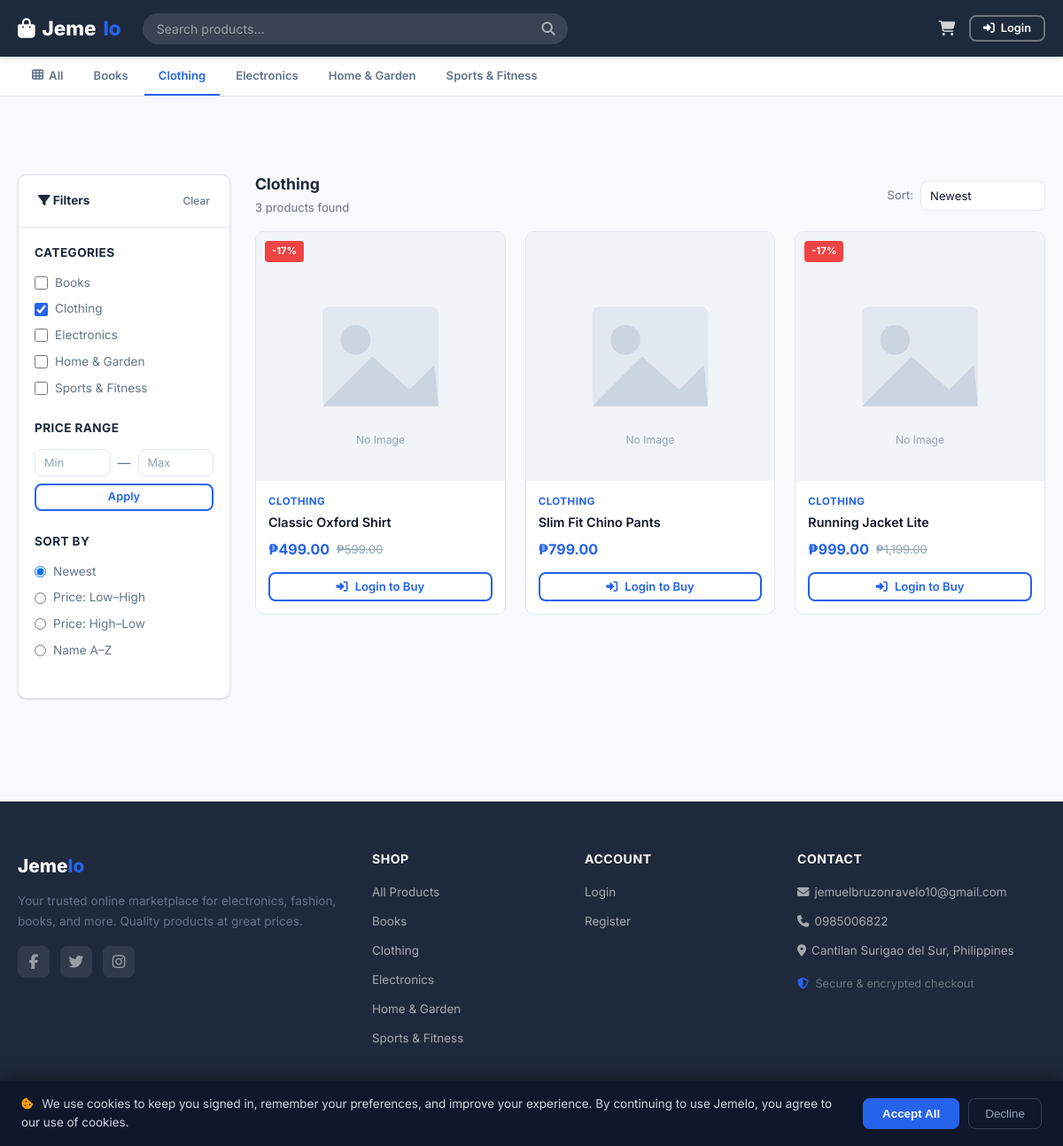
/customer/index.php?category=2, run on the app's committed database.
### tables this page shows
CREATE TABLE categories (
    id          INT UNSIGNED  AUTO_INCREMENT PRIMARY KEY,
    name        VARCHAR(100)  NOT NULL UNIQUE,
    description TEXT,
    image       VARCHAR(255),
    status      ENUM('active','inactive') NOT NULL DEFAULT 'active',
    created_at  TIMESTAMP     DEFAULT CURRENT_TIMESTAMP
);

CREATE TABLE products (
    id           INT UNSIGNED   AUTO_INCREMENT PRIMARY KEY,
    category_id  INT UNSIGNED   DEFAULT NULL,
    name         VARCHAR(200)   NOT NULL,
    description  TEXT,
    price        DECIMAL(10,2)  NOT NULL,
    sale_price   DECIMAL(10,2)  DEFAULT NULL,
    stock        INT            NOT NULL DEFAULT 0,
    image        VARCHAR(255)   DEFAULT 'no-image.png',
    status       ENUM('active','inactive') NOT NULL DEFAULT 'active',
    featured     TINYINT(1)     NOT NULL DEFAULT 0,
    created_at   TIMESTAMP      DEFAULT CURRENT_TIMESTAMP,
    FOREIGN KEY (category_id) REFERENCES categories(id) ON DELETE SET NULL
);

### customer/index.php (the view, shortened to what the rows shown need)
<?php
require_once __DIR__ . '/../includes/auth.php';
$db = getDB();
$q          = trim($_GET['q'] ?? '');
$category   = (int)($_GET['category'] ?? 0);
$sort       = $_GET['sort'] ?? 'newest';
$page       = max(1, (int)($_GET['page'] ?? 1));
$per_page   = 12;
$where = ["p.status='active'"];
$params = [];
if ($category) {
    $where[]  = "p.category_id = ?";
    $params[] = $category;
}
$where_sql = 'WHERE ' . implode(' AND ', $where);
$count_sql = "SELECT COUNT(*) FROM products p $where_sql";
$count_st  = $db->prepare($count_sql);
$count_st->execute($params);
$total = (int)$count_st->fetchColumn();
$pag = paginate($total, $per_page, $page);
$order_map = [
    'newest'     => 'p.created_at DESC',
    'oldest'     => 'p.created_at ASC',
    'price_asc'  => 'COALESCE(p.sale_price,p.price) ASC',
    'price_desc' => 'COALESCE(p.sale_price,p.price) DESC',
    'name_asc'   => 'p.name ASC',
];
$order_by = $order_map[$sort] ?? 'p.created_at DESC';
$sql = "SELECT p.*, c.name AS category_name
        FROM products p
        LEFT JOIN categories c ON p.category_id = c.id
        $where_sql
        ORDER BY p.featured DESC, $order_by
        LIMIT ? OFFSET ?";
$st = $db->prepare($sql);
$st->execute(array_merge($params, [$pag['per_page'], $pag['offset']]));
$products = $st->fetchAll();
require_once __DIR__ . '/../includes/header.php';
?>
<section class="section" id="products">
  <div class="container">
    <div class="shop-layout">
      <aside class="filters-panel">
        <form method="GET" class="auto-submit">
          <div class="card">
            <div class="card-body" style="padding:18px">
              <div class="filter-section">
                <div class="filter-title">Categories</div>
                <?php
                $cats = $db->query("SELECT id, name FROM categories WHERE status='active' ORDER BY name")->fetchAll();
                foreach ($cats as $c):
                ?>
                <label class="filter-option">
                  <input type="checkbox" name="category" value="<?= $c['id'] ?>"
                         <?= $category == $c['id'] ? 'checked' : '' ?>
                         onchange="this.form.submit()">
                  <?= e($c['name']) ?>
                </label>
                <?php endforeach; ?>
              </div>
            </div>
          </div>
        </form>
      </aside>
      <div>
        <div class="d-flex align-center justify-between mb-16" style="flex-wrap:wrap;gap:10px">
          <div>
            <?php if ($q): ?>
            <h2 style="font-size:1.1rem;margin-bottom:4px">Results for "<?= e($q) ?>"</h2>
            <?php elseif ($category): ?>
            <h2 style="font-size:1.1rem;margin-bottom:4px"><?= e($cats[array_search($category, array_column($cats,'id'))]['name'] ?? 'Category') ?></h2>
            <?php else: ?>
            <h2 style="font-size:1.1rem;margin-bottom:4px">All Products</h2>
            <?php endif; ?>
            <p style="font-size:.82rem;margin:0"><?= $total ?> product<?= $total !== 1 ? 's' : '' ?> found</p>
          </div>
        </div>
        <?php if ($products): ?>
        <div class="products-grid">
          <?php foreach ($products as $p): ?>
          <?php include __DIR__ . '/../includes/product_card.php'; ?>
          <?php endforeach; ?>
        </div>
        <?php endif; ?>
      </div>
    </div>
  </div>
</section>
<?php require_once __DIR__ . '/../includes/footer.php'; ?>

### includes/header.php (shortened to what the rows shown need)
<?php
require_once __DIR__ . '/../includes/functions.php';
?>
<!DOCTYPE html>
<html lang="en">
<head>
<link rel="stylesheet" href="https://cdnjs.cloudflare.com/ajax/libs/font-awesome/6.5.0/css/all.min.css">
<link rel="stylesheet" href="<?= SITE_URL ?>/assets/css/style.css">
</head>
<body>
<?php
$db_cats = getDB();
$cat_stmt = $db_cats->query("SELECT id, name FROM categories WHERE status='active' ORDER BY name");
$nav_categories = $cat_stmt->fetchAll();
$active_cat = $_GET['category'] ?? '';
?>
<div class="cat-nav">
  <div class="container">
    <div class="cat-nav-inner">
      <a href="<?= SITE_URL ?>/customer/index.php" class="cat-nav-link <?= $active_cat === '' ? 'active' : '' ?>">
        <i class="fas fa-th"></i> All
      </a>
      <?php foreach ($nav_categories as $c): ?>
      <a href="<?= SITE_URL ?>/customer/index.php?category=<?= $c['id'] ?>"
         class="cat-nav-link <?= $active_cat == $c['id'] ? 'active' : '' ?>">
        <?= e($c['name']) ?>
      </a>
      <?php endforeach; ?>
    </div>
  </div>
</div>

### includes/product_card.php (shortened to what the rows shown need)
<?php
$current_price = $p['sale_price'] ? (float)$p['sale_price'] : (float)$p['price'];
$is_sale       = !empty($p['sale_price']) && $p['sale_price'] < $p['price'];
$discount_pct  = $is_sale ? round((1 - $p['sale_price'] / $p['price']) * 100) : 0;
?>
<div class="product-card">
  <a href="<?= SITE_URL ?>/customer/product.php?id=<?= $p['id'] ?>">
    <div class="product-img-wrap">
      <img src="<?= product_img($p['image']) ?>" alt="<?= e($p['name']) ?>" loading="lazy">
      <?php if ($is_sale): ?>
      <span class="product-badge">-<?= $discount_pct ?>%</span>
      <?php elseif ($p['featured']): ?>
      <span class="product-badge featured">Featured</span>
      <?php endif; ?>
    </div>
  </a>
  <div class="product-info">
    <?php if (!empty($p['category_name'])): ?>
    <div class="product-category"><?= e($p['category_name']) ?></div>
    <?php endif; ?>
    <a href="<?= SITE_URL ?>/customer/product.php?id=<?= $p['id'] ?>" class="product-name" style="display:block;text-decoration:none;color:inherit">
      <?= e($p['name']) ?>
    </a>
    <div class="product-price">
      <span class="price-current"><?= currency($current_price) ?></span>
      <?php if ($is_sale): ?>
      <span class="price-original"><?= currency($p['price']) ?></span>
      <?php endif; ?>
    </div>
    <?php
    $is_rider_card = is_logged_in() && ($_SESSION['user_role'] ?? '') === 'rider';
    if ($p['stock'] > 0): ?>
    <?php if ($is_rider_card): ?>
    <a href="<?= SITE_URL ?>/customer/product.php?id=<?= $p['id'] ?>" class="btn btn-outline">
      <i class="fas fa-eye"></i> View Product
    </a>
    <?php elseif (is_logged_in()): ?>
    <button class="btn btn-primary" data-add-cart="<?= $p['id'] ?>">
      <i class="fas fa-cart-plus"></i> Add to Cart
    </button>
    <?php else: ?>
    <a href="<?= SITE_URL ?>/login.php" class="btn btn-outline">
      <i class="fas fa-sign-in-alt"></i> Login to Buy
    </a>
    <?php endif; ?>
    <?php else: ?>
    <button class="btn btn-outline" disabled>Out of Stock</button>
    <?php endif; ?>
  </div>
</div>

### includes/footer.php (shortened to what the rows shown need)
<footer class="footer">
  <div class="container">
    <div class="footer-grid">
      <div>
        <ul class="footer-links">
          <?php foreach (($nav_categories ?? []) as $c): ?>
          <li><a href="<?= SITE_URL ?>/customer/index.php?category=<?= $c['id'] ?>"><?= e($c['name']) ?></a></li>
          <?php endforeach; ?>
        </ul>
      </div>
    </div>
  </div>
</footer>
</body>
</html>

### data on the page
categories: name "Books"
categories: name "Clothing", category "☑"
categories: name "Electronics"
categories: name "Home & Garden"
categories: name "Sports & Fitness"
products: discount_pct "17", category.name "CLOTHING", name "Classic Oxford Shirt", sale_price "₱499.00", price "₱599.00"
products: category.name "CLOTHING", name "Slim Fit Chino Pants", currency($current_price) "₱799.00"
products: discount_pct "17", category.name "CLOTHING", name "Running Jacket Lite", sale_price "₱999.00", price "₱1,199.00"

### other printed values
$label "Newest"
$label "Price: Low–High"
$label "Price: High–Low"
$label "Name A–Z"
$total "3"
form field sort "Newest"
